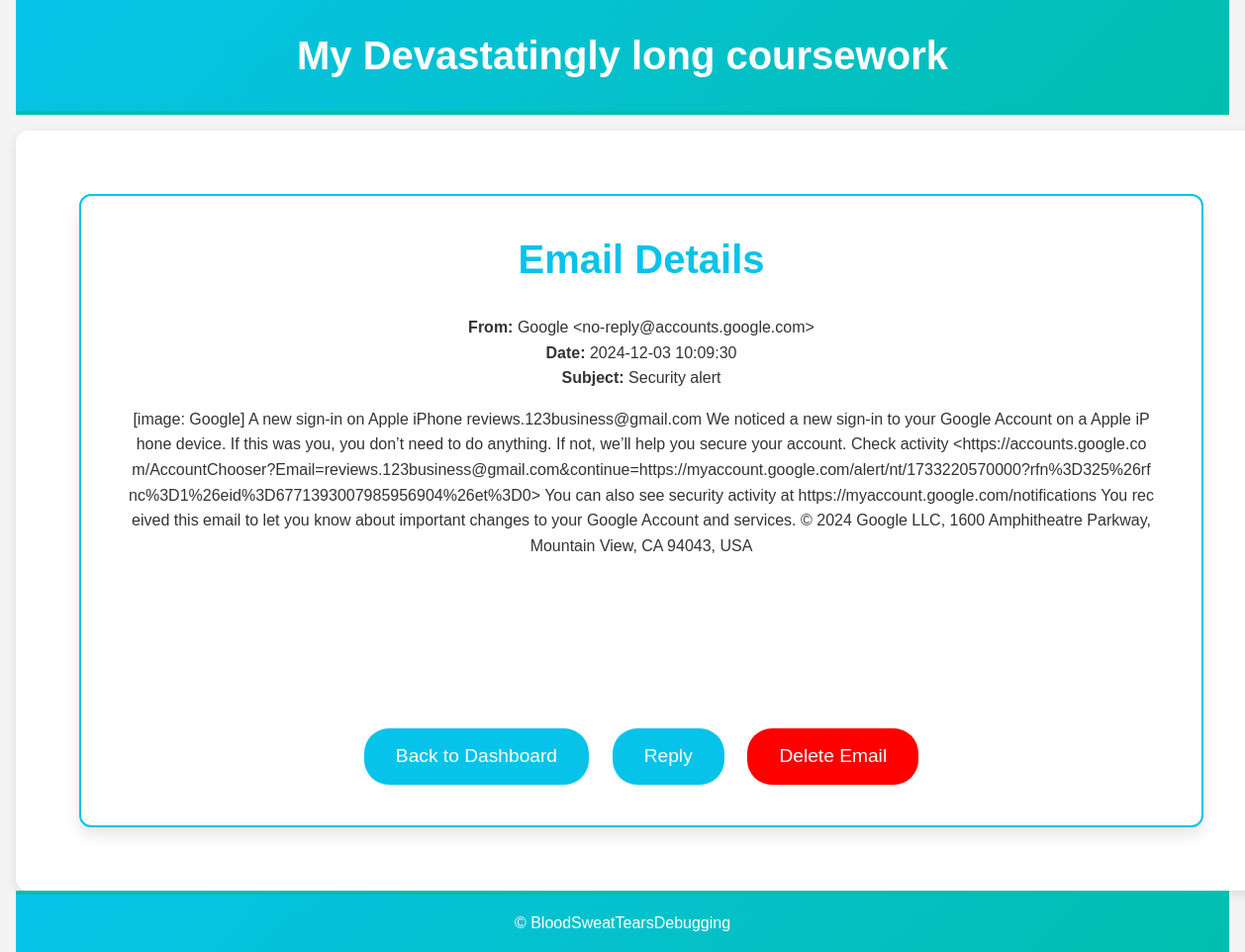
Page /email/1938bff19837a146 (signed in) on the committed database.
### gmail_app.py (models this page shows)
class baseDatabaseModel(db.Model):
    __abstract__ = True
    createdAt = db.Column(db.DateTime, default=datetime.now)
    updatedAt = db.Column(db.DateTime, default=datetime.now, onupdate=datetime.now)

class Email(baseDatabaseModel):
    id = db.Column(db.String(32), primary_key=True)
    sender = db.Column(db.String(320), nullable=False)
    date = db.Column(db.DateTime())
    subject = db.Column(db.String(255), nullable=False)
    plain = db.Column(db.Text, nullable=False)
    sentiment = db.Column(db.String(10), nullable=True)
    snippet = db.Column(db.Text, nullable=False)
    username = db.Column(db.String(20), db.ForeignKey('user.username'), nullable=False)
    user = db.relationship('User', back_populates='emails')

### gmail_app.py (the view)
@app.route('/email/<email_id>')
@login_required
def view_email(email_id):
    email = Email.query.filter_by(id=email_id).first()
    return render_template('email.html', email=email)

### gmail_app.py (called while the page is built)
@login_manager.user_loader
def load_user(user_id):
    return User.query.get(int(user_id))

    def process_result_value(self, value, dialect):
        if value is not None:
            value = self.fernet.decrypt(value.encode()).decode()
        return value

### templates/email.html (shortened to what this page needs)
<!DOCTYPE html>
<html lang="en">
<head>
    <link rel="stylesheet" href="{{ url_for('static', filename='style.css') }}">
</head>
<body>
    <header>
        <div class="container">
            <h1>My Devastatingly long coursework</h1>
        </div>
    </header>
    <div class="container content">
        <div class="centered-box">
            <div class="box">
                <h1>Email Details</h1>
                <p><strong>From:</strong> {{ email.sender }}</p>
                <p><strong>Date:</strong> {{ email.date }}</p>
                <p><strong>Subject:</strong> {{ email.subject }}</p>
                <div class="email-content">
                    <p>{{ email.plain }}</p>
                </div>
                <a class="home-button" id="dashboard" href="{{ url_for('dashboard') }}">Back to Dashboard</a>
                <a class="home-button" id="dashboard" href="{{ url_for('sendEmail', recipient=email.sender) }}">Reply</a>
                <a class="home-button" id="Delete" href="{{ url_for('deleteEmail', email_id=email.id) }}">Delete Email</a>
            </div>
        </div>
    </div>
    <footer>
        <div class="container">
            <p>&copy; BloodSweatTearsDebugging</p>
        </div>
    </footer>
</body>
</html>

### static/style.css (style rules this page uses)
body, h1, h2, h3, p, ul, li, a { margin: 0; padding: 0; list-style: none; text-decoration: none; color: inherit; }
body { font-family: 'Arial', sans-serif; line-height: 1.6; background-color: #f4f4f4; color: #333; display: flex; flex-direction: column; min-height: 100vh; padding: 0 1rem; }
.container { width: 100%; max-width: 1200px; margin: 0 auto; }
header { background: linear-gradient(135deg, #07c3e9, #00bfae); color: #fff; padding: 1.5rem 0; text-align: center; border-bottom: 4px solid #00bfae; }
header h1 { font-size: 2.5rem; margin: 0; font-family: 'Arial', sans-serif; }
.content { flex: 1; display: flex; justify-content: center; align-items: center; padding: 2rem; background-color: #fff; box-shadow: 0 4px 12px rgba(0, 0, 0, 0.1); margin-top: 1rem; border-radius: 12px; }
.centered-box { display: flex; flex-direction: column; align-items: center; justify-content: center; width: 100%; max-width: 100%; padding: 2rem; }
.box { background-color: #ffffff; border-radius: 12px; box-shadow: 0 8px 16px rgba(0, 0, 0, 0.1); padding: 2rem; text-align: center; border: 2px solid #07c3e9; max-width: 100%; overflow: hidden; }
.box h1 { font-size: 2.5rem; color: #07c3e9; margin-bottom: 1.5rem; font-weight: bold; }
.home-button { background-color: #07c3e9; color: #fff; border: none; border-radius: 25px; padding: 0.8rem 2rem; font-size: 1.2rem; margin: 0.6rem; cursor: pointer; transition: background-color 0.3s ease, transform 0.3s ease; }
a { color: #07c3e9; text-decoration: none; font-size: 1rem; margin-top: 1rem; display: block; }
footer { background: linear-gradient(135deg, #07c3e9, #00bfae); color: #fff; text-align: center; padding: 1rem 0; margin-top: auto; border-top: 4px solid #00bfae; }
footer p { margin: 0; }
.email-content { height: 300px; overflow-y: auto; word-wrap: break-word; word-break: break-all; white-space: normal; padding: 1rem; }
#Delete { background-color: red; display: inline-block; }
#dashboard { display: inline-block; }

### rows in the picture
Email: sender "Google <no-reply@accounts.google.com>", date "2024-12-03 10:09:30", subject "Security alert", plain "[image: Google] A new sign-in on Apple iPhone reviews.123business@gmail.com We noticed a new sign-in to your Google Account on a Apple iPhone device. If this was you, you don’t need to do anything. If not, we’ll help you secure your account. Check activity <https://accounts.google.com/AccountChooser?Email=reviews.123business@gmail.com&continue=https://myaccount.google.com/alert/nt/1733220570000?rfn%3D325%26rfnc%3D1%26eid%3D6771393007985956904%26et%3D0> You can also see security activity at https://myaccount.google.com/notifications You received this email to let you know about important changes to your Google Account and services. © 2024 Google LLC, 1600 Amphitheatre Parkway, Mountain View,…"
